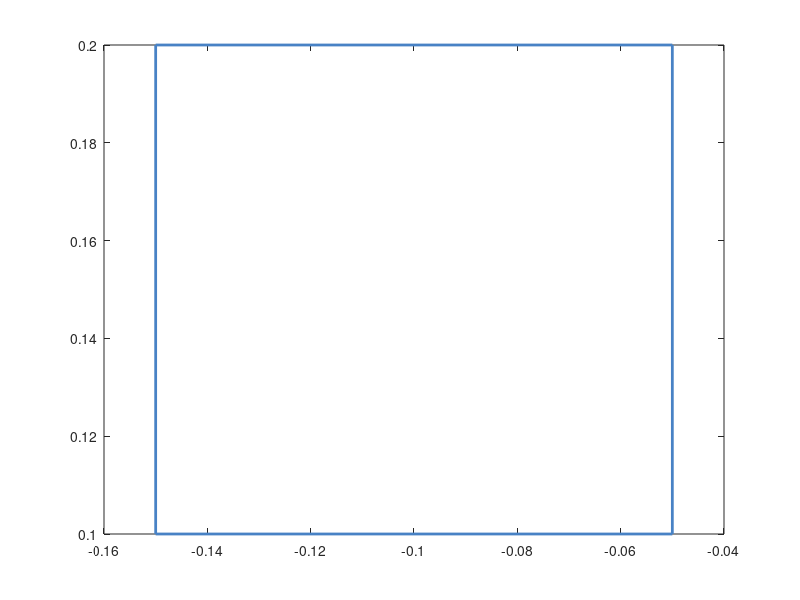

The MATLAB script that drew this image: (Note: this script raises an error after producing the figure.)
plot( [-0.15, -0.05, -0.05, -0.15, -0.15], [0.1,0.1,0.2,0.2,0.1] , 'color' , [72/255 130/255 197/255], 'LineWidth', 2.0);
hold on;
clear;
Ts = 0.2;  % Sample Time
N = 3;    % Prediction horizon
Duration = 4; % Simulation horizon

global simulation_result;
global disturb_range;

disturb_range = 0.1; % Disturbance range

formatSpec = '%f %f %f\n';

fileID = fopen('nn_3_relu.txt','w');

% Initial sets limits [-1,1]^2

for m=1:100

x0 = 0.3 + 0.1*rand(1);
y0 = 0.3 + 0.1*rand(1);
z0 = -0.4 + 0.1*rand(1);
x = [x0;y0;z0];

simulation_result = x;



% Things specfic to the model  ends here

options = optimoptions('fmincon','Algorithm','sqp','Display','none');
uopt = zeros(N,1);

u_max = 0;


x_now = zeros(3,1);
x_next = zeros(3,1);
z = zeros(4,1);

x_now = x;

% Start simulation
for ct = 1:(Duration/Ts) 
     u = NN_output(x_now,10,1,'nn_3_relu');
     % u = NN_output_tanh(x_now,0,10,'nn_16_tanh');
     % u = NN_output_sigmoid(x_now, 0.5, 20, 'nn_16_sigmoid');

     
     z(1) = x_now(1) ;
     z(2) = x_now(2) ;
     z(3) = x_now(3) ;

     z(4) = u ;
     
    x_next = system_eq_dis(x_now, Ts, u);

    x = x_next;
    x_now = x_next;

end
plot(simulation_result(1,:),simulation_result(2,:), 'color', [223/255, 67/255, 69/255]);
% title('Benchmark 5 (ReLU)', 'FontSize', 14)
% xlabel('x1', 'FontSize', 14);
% ylabel('x2', 'FontSize', 14);
set(gca,'FontSize',16)
hold on;

fprintf(fileID, formatSpec, simulation_result(1:3,:));

end
fclose(fileID);

% fig = gcf;
% fig.PaperPositionMode = 'auto';
% fig_pos = fig.PaperPosition;
% fig.PaperSize = [fig_pos(3) fig_pos(4)];
% print(fig,'../Benchmarks/benchmark5_relu','-dpdf')
% export_fig ../Benchmarks/benchmark5_relu.pdf